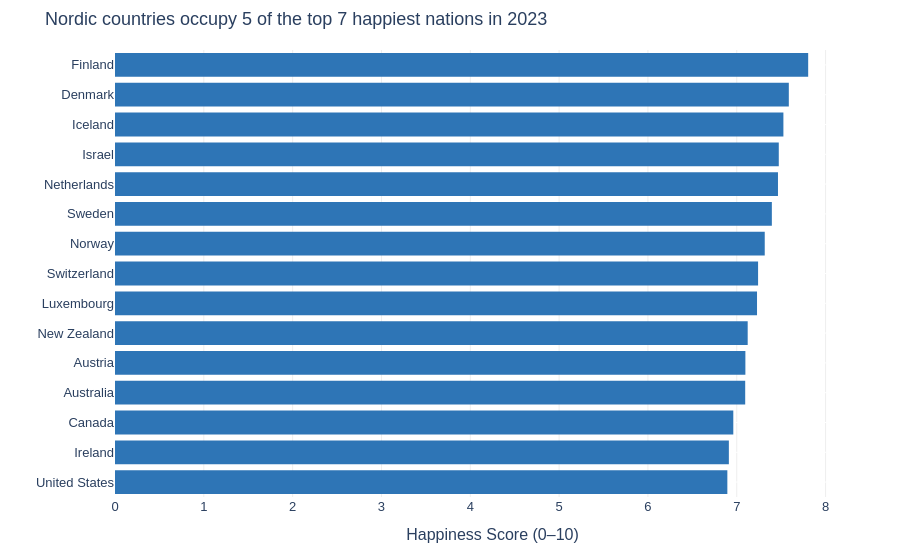

Notebook code for this chart:
### Markdown cell above
### Step 3 — Apply all 4 rules

### Code cell
fig = px.bar(
    df.nlargest(15, 'Score').sort_values('Score'),
    x='Score', y='Country',
    orientation='h',
    title='Nordic countries occupy 5 of the top 7 happiest nations in 2023',
    labels={'Score': 'Happiness Score (0–10)', 'Country': ''},
    color_discrete_sequence=['#2E75B6']
)
fig.update_layout(
    xaxis=dict(range=[0, 8.5]),      # Rule 1: make sure to have zero baseline — always
    plot_bgcolor='white',
    paper_bgcolor='white',
    font=dict(family='Arial', size=13),
    xaxis_gridcolor='#EEEEEE',
    yaxis_gridcolor='white',
    showlegend=False,
    margin=dict(l=10, r=30, t=50, b=40),
    height=550
)

fig.update_traces(marker_line_width=0)
fig.show()

### Figure 1 — Plotly figure (JSON) as saved in the notebook; plotly's stock layout.template omitted (floating-point values rounded to 4 significant figures)
{"data": [{"hovertemplate": "Happiness Score (0–10)=%{x}<br>=%{y}<extra></extra>", "legendgroup": "", "marker": {"color": "#2E75B6", "line": {"width": 0}, "pattern": {"shape": ""}}, "name": "", "orientation": "h", "showlegend": false, "textposition": "auto", "type": "bar", "x": [6.894, 6.911, 6.961, 7.095, 7.097, 7.123, 7.228, 7.24, 7.315, 7.395, 7.464, 7.473, 7.525, 7.586, 7.804], "xaxis": "x", "y": ["United States", "Ireland", "Canada", "Australia", "Austria", "New Zealand", "Luxembourg", "Switzerland", "Norway", "Sweden", "Netherlands", "Israel", "Iceland", "Denmark", "Finland"], "yaxis": "y"}], "layout": {"barmode": "relative", "font": {"family": "Arial", "size": 13}, "height": 550, "legend": {"tracegroupgap": 0}, "margin": {"b": 40, "l": 10, "r": 30, "t": 50}, "paper_bgcolor": "white", "plot_bgcolor": "white", "showlegend": false, "title": {"text": "Nordic countries occupy 5 of the top 7 happiest nations in 2023"}, "xaxis": {"anchor": "y", "domain": [0, 1], "gridcolor": "#EEEEEE", "range": [0, 8.5], "title": {"text": "Happiness Score (0–10)"}}, "yaxis": {"anchor": "x", "domain": [0, 1], "gridcolor": "white", "title": {"text": ""}}}}
